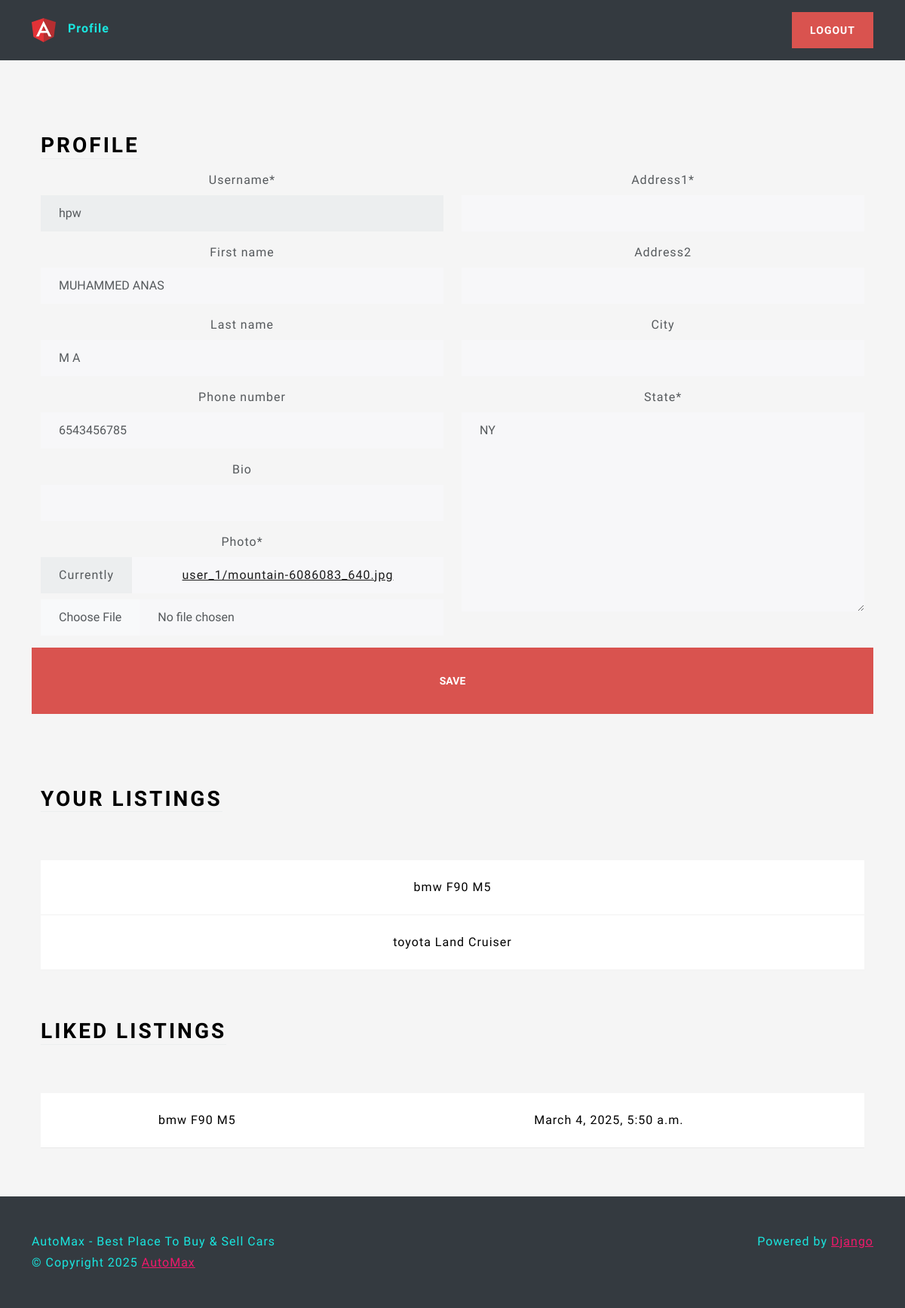
The page /profile/ (signed in) on the database as committed earlier.
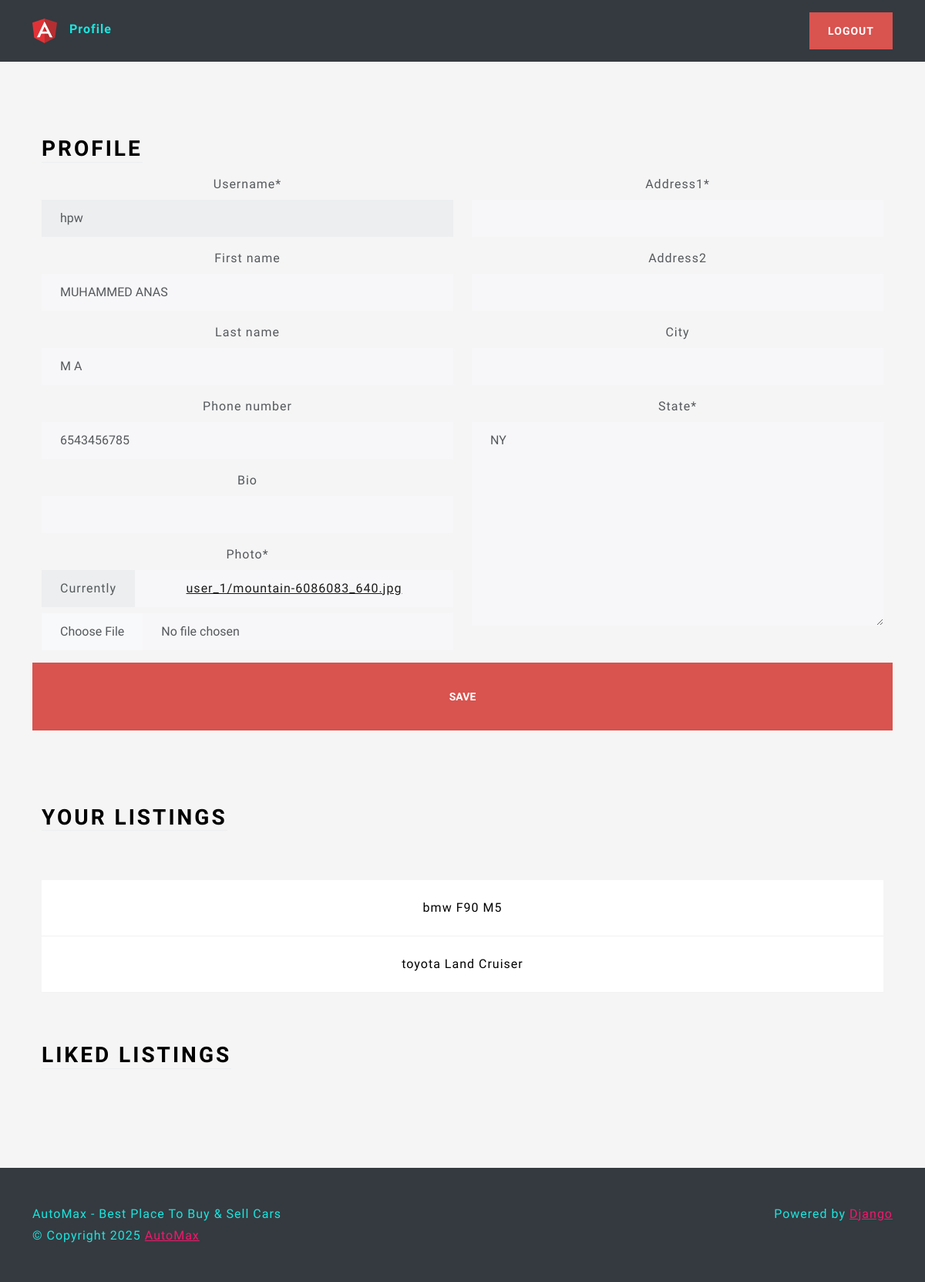
The same page on the database as committed later.
### main/models.py (models this page shows, shortened)
class Listing(models.Model):
    id = models.UUIDField(primary_key=True, unique=True, editable=False,
                          default=uuid.uuid4)
    created_at = models.DateTimeField(auto_now_add=True)
    updated_at = models.DateTimeField(auto_now=True)
    seller = models.ForeignKey(Profile, on_delete=models.CASCADE)
    brand = models.CharField(choices=CARS_BRANDS, default=True, max_length=30)
    model = models.CharField(max_length=30)
    vin = models.CharField(max_length=30)
    mileage = models.IntegerField(default=0)
    color =models.CharField(max_length=50)
    description =models.TextField()
    engine = models.CharField(max_length=50)
    transmission = models.CharField(max_length=50, choices=TRANSMISSION_OPTIONS,
                                    default=None)
    location = models.OneToOneField(Location, on_delete=models.SET_NULL,
                                    null=True)
    image = models.ImageField(upload_to=user_listing_path)

class LikedListing(models.Model):
    profile = models.ForeignKey(Profile,on_delete=models.CASCADE)
    listing = models.ForeignKey(Listing, on_delete=models.CASCADE)
    liked_date = models.DateTimeField(auto_now_add=True)

### users/views.py (the view, shortened to what this page needs)
# urls.py: path('profile/', ProfileView.as_view(), name='profile')
class ProfileView(View):
    def get(self, request):
        user_listing = Listing.objects.filter(seller = request.user.profile)
        liked_listings = LikedListing.objects.filter(profile=request.user.profile).all()
        user_form = UserForm(instance=request.user)
        profile_form = ProfileForm(instance=request.user.profile)
        location_form = LocationForms(instance=request.user.profile.location)
        return render(request, 'views/profile.html',{'user_form':user_form,
                                                     'profile_form':profile_form,
                                                     'location_form':location_form,
                                                     'user_listing':user_listing,
                                                     'liked_listings':liked_listings})

### users/forms.py
class UserForm(forms.ModelForm):
    username = forms.CharField(disabled=True)
    class Meta:
        model = User
        fields = {'username','first_name','last_name'}
    def __init__(self, *args, **kwargs):
        super().__init__(*args, **kwargs)
        self.order_fields(['username','first_name','last_name'])

class ProfileForm(forms.ModelForm):
    class Meta:
        photo = forms.ImageField(widget=CustomPictureImageFieldWidget)
        model = Profile
        fields = {'photo','bio','phone_number'}

### users/templates/views/profile.html (shortened to what this page needs)
{% extends 'base/base.html' %}
{% load static %}
{% load crispy_forms_tags %}
{% block 'body' %}
<div class="container-fluid text-center py-5">
    <div class="container px-4 py-5" id="hanging-icons">
        <div class="row g-4">
            <div class="col d-flex align-items-start">
                <div>
                    <h2 class="mb-3 border-bottom" style="color: black">Profile</h2>
                </div>
            </div>
        </div>
        <form action="" method="post" enctype="multipart/form-data">
            <div class="row">
                <div class="col-6">
                    {{ user_form|crispy }}
                    {{ profile_form|crispy }}
                </div>
                <div class="col-6">
                    {{ location_form|crispy }}
                </div>
                <br>
                <button class="btn btn-lg btn-danger" type="submit" value="Submit">Save</button>
            </div>
        </form>
    </div>
    <div class="container px-4">
        <div class="row g-4 py-5">
            <div class="col d-flex align-items-start">
                <div>
                    <h2 class="mb-3 border-bottom" style="color: black">Your Listings</h2>
                </div>
            </div>
        </div>
        <table class="table table-hover">
            <tbody>
               {% for listing in user_listing %}
               <tr>
               <td>{{listing.brand}} {{listing.model}}</td>
            </tr>
               {% endfor %}
            </tbody>
        </table>
    </div>
    <div class="container px-4">
        <div class="row g-4 py-5">
            <div class="col d-flex align-items-start">
                <div>
                    <h2 class="mb-3 border-bottom" style="color: black">Liked Listings</h2>
                </div>
            </div>
        </div>
        <table class="table table-hover">
            <tbody>
               {% for liked in liked_listings %}
               <td>{{ liked.listing.brand }} {{liked.listing.model}}</td>
               <td>{{liked.liked_date}}</td>
               {% endfor %}
            </tbody>
        </table>
    </div>
</div>
{% endblock %}

Rows that differ between the two databases and show on the page:
removed LikedListing: listing.brand "bmw", listing.model "F90 M5", liked_date "March 4, 2025, 5:50 a.m."
